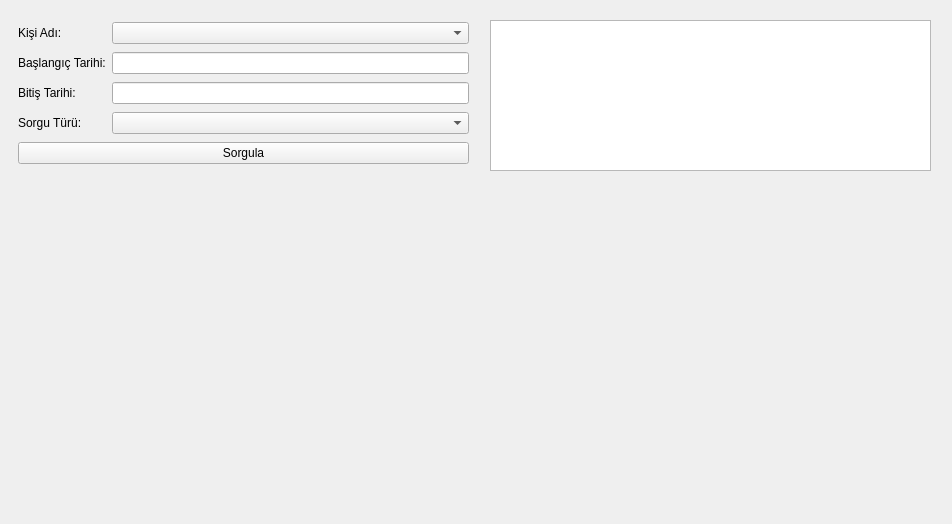
<?xml version="1.0" encoding="UTF-8"?>
<ui version="4.0">
 <class>Form</class>
 <widget class="QWidget" name="Form">
  <property name="geometry">
   <rect>
    <x>0</x>
    <y>0</y>
    <width>952</width>
    <height>524</height>
   </rect>
  </property>
  <property name="windowTitle">
   <string>Kişi Raporları</string>
  </property>
  <widget class="QTableView" name="tableView">
   <property name="geometry">
    <rect>
     <x>490</x>
     <y>20</y>
     <width>441</width>
     <height>151</height>
    </rect>
   </property>
  </widget>
  <widget class="MplWidget" name="MplWidget" native="true">
   <property name="geometry">
    <rect>
     <x>20</x>
     <y>190</y>
     <width>911</width>
     <height>321</height>
    </rect>
   </property>
  </widget>
  <widget class="QWidget" name="">
   <property name="geometry">
    <rect>
     <x>18</x>
     <y>20</y>
     <width>451</width>
     <height>151</height>
    </rect>
   </property>
   <layout class="QGridLayout" name="gridLayout">
    <item row="0" column="0">
     <widget class="QLabel" name="label">
      <property name="text">
       <string>Kişi Adı:</string>
      </property>
     </widget>
    </item>
    <item row="0" column="1">
     <widget class="QComboBox" name="cmbKisiAdi"/>
    </item>
    <item row="1" column="0">
     <widget class="QLabel" name="label_2">
      <property name="text">
       <string>Başlangıç Tarihi:</string>
      </property>
     </widget>
    </item>
    <item row="1" column="1">
     <widget class="QLineEdit" name="leTarih1"/>
    </item>
    <item row="2" column="0">
     <widget class="QLabel" name="label_3">
      <property name="text">
       <string>Bitiş Tarihi:</string>
      </property>
     </widget>
    </item>
    <item row="2" column="1">
     <widget class="QLineEdit" name="leTarih2"/>
    </item>
    <item row="3" column="0">
     <widget class="QLabel" name="label_4">
      <property name="text">
       <string>Sorgu Türü:</string>
      </property>
     </widget>
    </item>
    <item row="3" column="1">
     <widget class="QComboBox" name="cmbSorguTuru"/>
    </item>
    <item row="4" column="0" colspan="2">
     <widget class="QPushButton" name="btnSorgula">
      <property name="text">
       <string>Sorgula</string>
      </property>
     </widget>
    </item>
   </layout>
  </widget>
 </widget>
 <customwidgets>
  <customwidget>
   <class>MplWidget</class>
   <extends>QWidget</extends>
   <header>mplwidget.h</header>
   <container>1</container>
  </customwidget>
 </customwidgets>
 <resources/>
 <connections/>
</ui>
